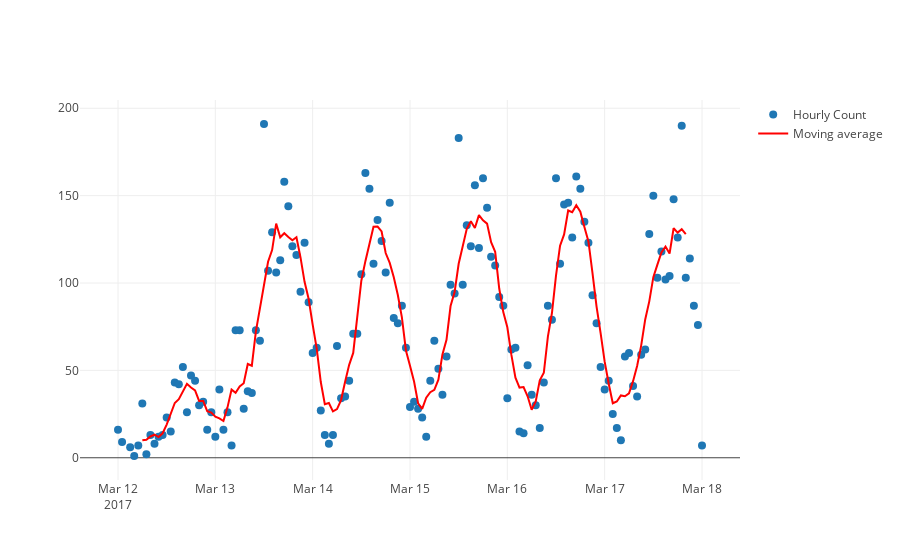

Notebook cell for this chart:
### Code cell
xy_data = pogo.Scatter( x=feed_times_hour.index, y=feed_times_hour.val,
                  mode='markers', marker=Marker(size=8),
                  name='Hourly Count')
# vvv clip first and last points of convolution
mov_avg = pogo.Scatter( x=feed_times_hour.index[5:-4], y=feed_times_hour.ma[5:-4], \
                  line=Line(width=2,color='red'), name='Moving average')
data = Data([xy_data, mov_avg])

iplot(data, filename='hourly feed count moving avg')

### Figure 1 — Plotly figure (JSON) as saved in the notebook; plotly's stock layout.template omitted (floating-point values rounded to 4 significant figures; data arrays with more than 128 entries replaced by an {"elided": "..."} marker saying what was removed)
{"data": [{"marker": {"size": 8}, "mode": "markers", "name": "Hourly Count", "type": "scatter", "x": {"elided": "145 str values"}, "y": {"elided": "145 int values"}}, {"line": {"color": "red", "width": 2}, "name": "Moving average", "type": "scatter", "x": {"elided": "136 str values"}, "y": {"elided": "136 float values"}}], "layout": {}}
